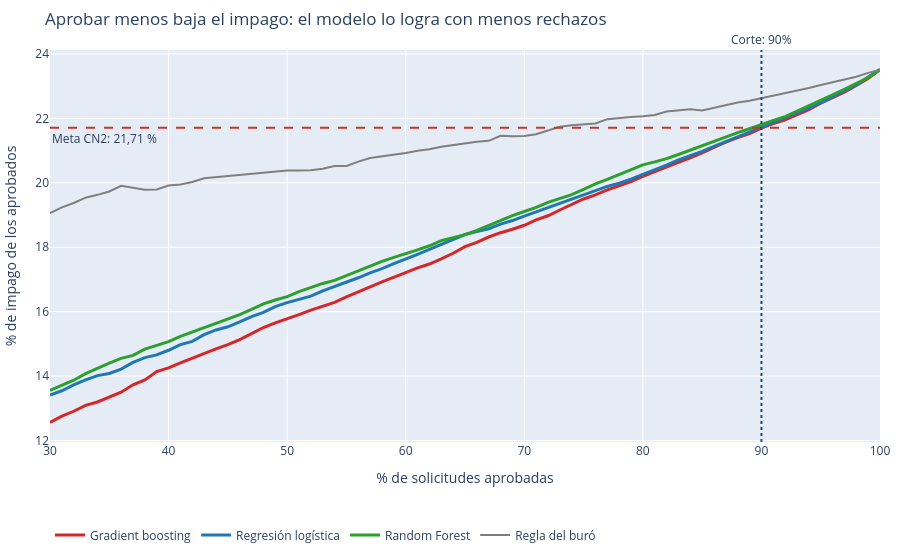

Here is the notebook cell this chart was saved with:
### Code cell
salida = a.actualizar_riesgo("Gradient boosting", 90, "Todas")
print("Tarjetas:", [s if isinstance(s, str) else s.children for s in salida[:6]])
salida[6]   # curva aprobación vs impago
